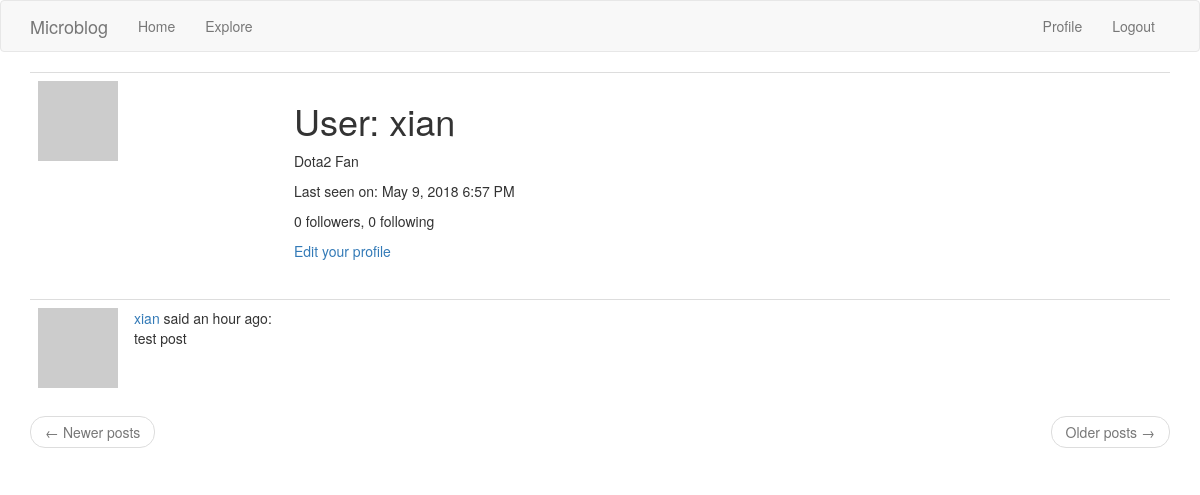
The app's page /user/xian (signed in), older data.
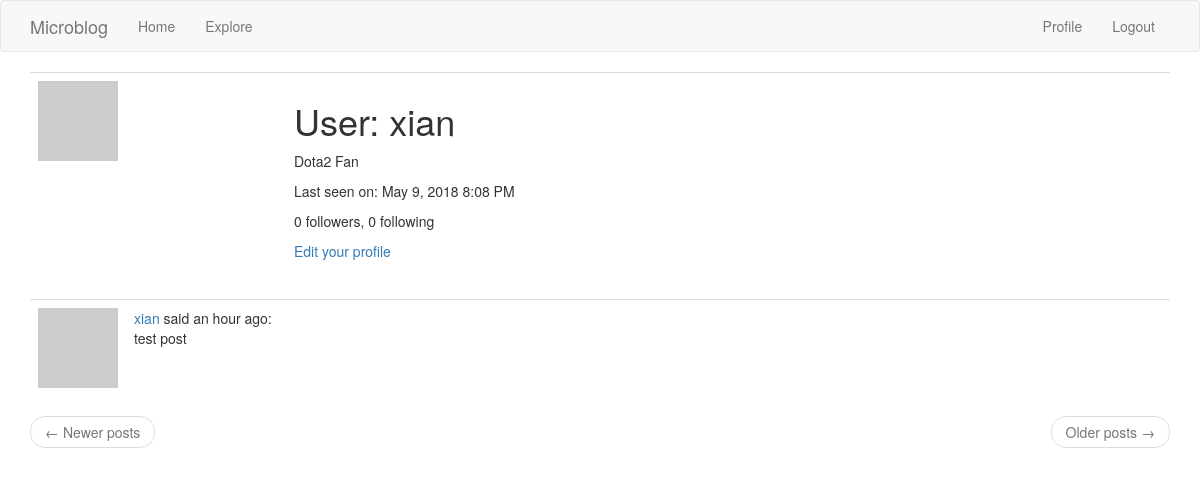
The same page, newer data.
### app/models.py (models this page shows, shortened)
class User(UserMixin, db.Model):
    id = db.Column(db.Integer, primary_key=True)
    username = db.Column(db.String(64), index=True, unique=True)
    email = db.Column(db.String(120), index=True, unique=True)
    password_hash = db.Column(db.String(128))
    posts = db.relationship('Post', backref='author', lazy='dynamic')
    about_me = db.Column(db.String(140))
    last_seen = db.Column(db.DateTime, default=datetime.utcnow)
    followed = db.relationship(
        'User', secondary=followers,
        primaryjoin=(followers.c.follower_id == id),
        secondaryjoin=(followers.c.followed_id == id),
        backref=db.backref('followers', lazy='dynamic'), lazy='dynamic')
    def avatar(self, size):
        digest = md5(self.email.lower().encode('utf-8')).hexdigest()
        return 'https://www.gravatar.com/avatar/{}?d=identicon&s={}'.format(
            digest, size)

class Post(db.Model):
    id = db.Column(db.Integer, primary_key=True)
    body = db.Column(db.String(140))
    timestamp = db.Column(db.DateTime, index=True, default=datetime.utcnow)
    user_id = db.Column(db.Integer, db.ForeignKey('user.id'))
    language = db.Column(db.String(5))

### app/routes.py (the view)
@app.route('/user/<username>')
@login_required
def user(username):
    user = User.query.filter_by(username=username).first_or_404()
    page = request.args.get('page', 1, type=int)
    posts = user.posts.order_by(Post.timestamp.desc()).paginate(
        page, app.config['POSTS_PER_PAGE'], False)
    next_url = url_for('user', username=user.username, page=posts.next_num) \
        if posts.has_next else None
    prev_url = url_for('user', username=user.username, page=posts.prev_num) \
        if posts.has_prev else None
    return render_template('user.html', user=user, posts=posts.items,
                           next_url=next_url, prev_url=prev_url)

### app/models.py (called while the page is built)
@login.user_loader
def load_user(id):
    return User.query.get(int(id))

### app/routes.py (called while the page is built)
@app.before_request
def before_request():
    if current_user.is_authenticated:
        current_user.last_seen = datetime.utcnow()
        db.session.commit()
    g.locale = str(get_locale())

### app/templates/user.html
{% extends "base.html" %}
{% block app_content %}
    <table class="table table-hover">
        <tr>
            <td width="256px"><img src="{{ user.avatar(256) }}"></td>
            <td>
                <h1>{{ _('User') }}: {{ user.username }}</h1>
                {% if user.about_me %}<p>{{ user.about_me }}</p>{% endif %}
                {% if user.last_seen %}
                <p>{{ _('Last seen on') }}: {{ moment(user.last_seen).format('LLL') }}</p>
                {% endif %}
                <p>{{ _('%(count)d followers', count=user.followers.count()) }}, {{ _('%(count)d following', count=user.followed.count()) }}</p>
                {% if user == current_user %}
                <p><a href="{{ url_for('edit_profile') }}">{{ _('Edit your profile') }}</a></p>
                {% elif not current_user.is_following(user) %}
                <p><a href="{{ url_for('follow', username=user.username) }}">{{ _('Follow') }}</a></p>
                {% else %}
                <p><a href="{{ url_for('unfollow', username=user.username) }}">{{ _('Unfollow') }}</a></p>
                {% endif %}
            </td>
        </tr>
    </table>
    {% for post in posts %}
        {% include '_post.html' %}
    {% endfor %}
    <nav aria-label="...">
        <ul class="pager">
            <li class="previous{% if not prev_url %} disabled{% endif %}">
                <a href="{{ prev_url or '#' }}">
                    <span aria-hidden="true">&larr;</span> {{ _('Newer posts') }}
                </a>
            </li>
            <li class="next{% if not next_url %} disabled{% endif %}">
                <a href="{{ next_url or '#' }}">
                    {{ _('Older posts') }} <span aria-hidden="true">&rarr;</span>
                </a>
            </li>
        </ul>
    </nav>
{% endblock %}

### app/templates/base.html (shortened to what this page needs)
{% extends 'bootstrap/base.html' %}
{% block navbar %}
    <nav class="navbar navbar-default">
        <div class="container">
            <div class="navbar-header">
                <a class="navbar-brand" href="{{ url_for('index') }}">Microblog</a>
            </div>
            <div class="collapse navbar-collapse" id="bs-example-navbar-collapse-1">
                <ul class="nav navbar-nav">
                    <li><a href="{{ url_for('index') }}">{{ _('Home') }}</a></li>
                    <li><a href="{{ url_for('explore') }}">{{ _('Explore') }}</a></li>
                </ul>
                <ul class="nav navbar-nav navbar-right">
                    {% if current_user.is_anonymous %}
                    <li><a href="{{ url_for('login') }}">{{ _('Login') }}</a></li>
                    {% else %}
                    <li><a href="{{ url_for('user', username=current_user.username) }}">{{ _('Profile') }}</a></li>
                    <li><a href="{{ url_for('logout') }}">{{ _('Logout') }}</a></li>
                    {% endif %}
                </ul>
            </div>
        </div>
    </nav>
{% endblock %}
{% block content %}
    <div class="container">
        {% block app_content %}{% endblock %}
    </div>
{% endblock %}

### app/templates/_post.html (shortened to what this page needs)
    <table class="table table-hover">
        <tr>
            <td width="70px">
                <a href="{{ url_for('user', username=post.author.username) }}">
                    <img src="{{ post.author.avatar(70) }}" />
                </a>
            </td>
            <td>
                    <a href="{{ url_for('user', username=post.author.username) }}">
                        {{ post.author.username }}
                    </a> said {{moment(post.timestamp).fromNow()}}:
                <br>
                <span id="post{{ post.id }}">{{ post.body }}</span>
                <br>
                <br>
            </td>
        </tr>
    </table>

Row changes from the older to the newer data that the page shows:
changed User "xian": last_seen "May 9, 2018 6:57 PM" → "May 9, 2018 8:08 PM"
